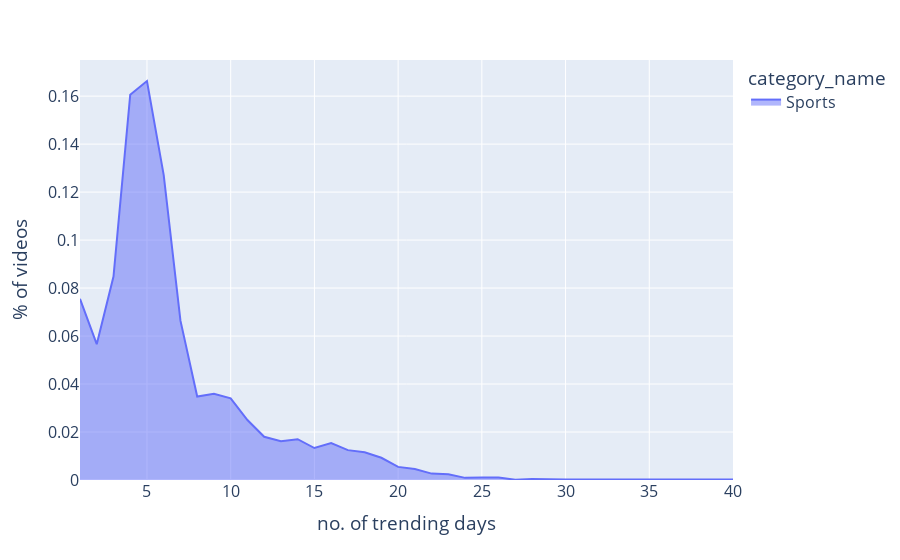

The code cell stored with this chart in its notebook:
### Markdown cell above
## `3b` Second plot

### Code cell
def create_trending_count_histogram(
    df,
    categories : list = ['Entertainment', 'Sports'],
    countries :list = ['Canada', 'USA', 'Great Britain'],
    dark = False
):

    df = df[df.country.isin(countries)].copy()
    df['appearance_count'] = df.groupby(by = 'video_id').cumcount() + 1
    
    appearance_df  = df.drop_duplicates('video_id', keep = 'last')
    appearance_df = appearance_df[appearance_df.category_name.isin(categories)]
    appearance_df = appearance_df.groupby(['category_name']).appearance_count.value_counts().reset_index(level = 0)

    appearance_df = appearance_df.sort_index()
    
    for category in categories:
        appearance_df.loc[appearance_df.category_name == category, 'appearance_count'] /= sum(appearance_df.loc[appearance_df.category_name == category, 'appearance_count'])
    
    labels = {'index' : 'no. of trending days', 'appearance_count': '% of videos'}

    fig2 = px.area(
        data_frame = appearance_df,
        x = appearance_df.index,
        y = 'appearance_count',
        color = 'category_name',
        range_x=[1, 40],
        labels = labels,
    )
    
    fig2.update_layout(
        font = {'size' : 16}
    )
    
    if dark:
        fig2.update_layout(
            {
                'plot_bgcolor':'black',
                'paper_bgcolor':'black',
                'font': {'color':'white'}
            }
        )
        
    return fig2
    
create_trending_count_histogram(df, ['Sports'])

### Figure 1 — Plotly figure (JSON) as saved in the notebook; plotly's stock layout.template omitted (floating-point values rounded to 4 significant figures)
{"data": [{"fillpattern": {"shape": ""}, "hovertemplate": "category_name=Sports<br>no. of trending days=%{x}<br>% of videos=%{y}<extra></extra>", "legendgroup": "Sports", "line": {"color": "#636efa"}, "marker": {"symbol": "circle"}, "mode": "lines", "name": "Sports", "orientation": "v", "showlegend": true, "stackgroup": "1", "type": "scatter", "x": [1, 2, 3, 4, 5, 6, 7, 8, 9, 10, 11, 12, 13, 14, 15, 16, 17, 18, 19, 20, 21, 22, 23, 24, 25, 26, 27, 28, 30, 31, 34, 35, 36, 40, 47, 52], "xaxis": "x", "y": [0.07554, 0.05662, 0.0848, 0.1606, 0.1663, 0.1271, 0.0664, 0.03478, 0.03593, 0.03402, 0.02501, 0.01803, 0.01612, 0.01701, 0.01333, 0.01536, 0.01244, 0.01155, 0.009267, 0.005459, 0.00457, 0.002666, 0.002412, 0.0008887, 0.001016, 0.001016, 0.000127, 0.0003809, 0.0002539, 0.0002539, 0.000127, 0.000127, 0.000127, 0.000127, 0.000127, 0.000127], "yaxis": "y"}], "layout": {"font": {"size": 16}, "legend": {"title": {"text": "category_name"}, "tracegroupgap": 0}, "margin": {"t": 60}, "xaxis": {"anchor": "y", "domain": [0, 1], "range": [1, 40], "title": {"text": "no. of trending days"}}, "yaxis": {"anchor": "x", "domain": [0, 1], "title": {"text": "% of videos"}}}}
